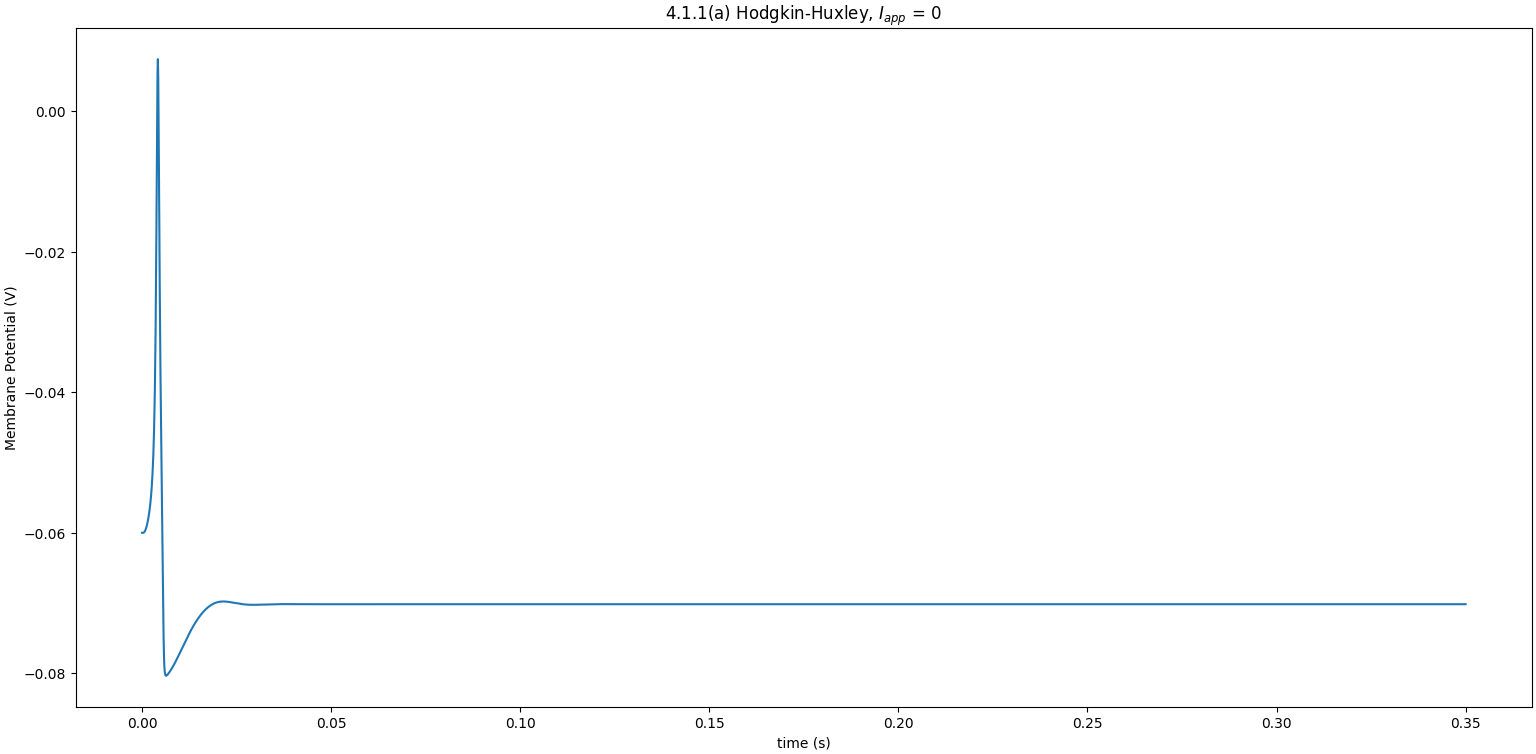

Source code (Python):
import random as r
import numpy as np
import matplotlib.pyplot as plt
import math as math

### parameters ###
Gleak = 30e-9 #S
maxGNa = 12e-6 #S
maxGK = 3.6e-6 #S
NaPot = 45e-3 #V
KPot = -82e-3 #V
leakPot = -60e-3 #V
Cmembrane = 100e-12 #F

### vectors ###
dt = 0.1e-3
duration = 0.35 #s
time = np.arange(0,duration+dt, dt)
Iapps = np.zeros(len(time))
V = np.ones(len(time)) * leakPot
m = np.zeros(len(time))
h = np.zeros(len(time))
n = np.zeros(len(time))

### gating variable rate constants ###
def alphaM(V):
    am = (1e5*(-V-0.045))/(math.exp(100*(-V-0.045))-1)
    # print(f"alphaM: {am:.4f}")
    return am
def betaM(V):
    bm = 4e3*math.exp((-V-0.07)/0.018)
    # print(f"betaM: {bm:.4f}")
    return bm

def alphaH(V):
    ah = 70*math.exp(50*(-V-0.07))
    # print(f"alphaH: {ah:.4f}")
    return ah
def betaH(V):
    bh = 1e3 / (1+math.exp(100*(-V-0.04)))
    # print(f"betaH: {bh:.4f}")
    return bh

def alphaN(V):
    if V == -0.06:
        return 0
    an = (1e4*(-V-0.06))/(math.exp(100*(-V-0.06))-1)
    # print(f"alphaN: {an:.4f}")
    return an
def betaN(V):
    bn = 125*math.exp((-V-0.07)/0.08)
    # print(f"betaN: {bn:.4f}")
    return bn

### system of ODEs ###
def mdot(i):
    return alphaM(V[i])*(1-m[i]) - betaM(V[i])*m[i]
def hdot(i):
    return alphaH(V[i])*(1-h[i]) - betaH(V[i])*h[i]
def ndot(i):
    return alphaN(V[i])*(1-n[i]) - betaN(V[i])*n[i]
def Vdot(i):
    return (Gleak*(leakPot-V[i]) + maxGNa*m[i]**3*h[i]*(NaPot-V[i]) + maxGK*n[i]**4*(KPot-V[i]) + Iapps[i])/Cmembrane

### Forward Euler ###
for i in range(1, len(time)):
    V[i] = V[i-1] + dt*Vdot(i-1)
    m[i] = m[i-1] + dt*mdot(i-1)
    h[i] = h[i-1] + dt*hdot(i-1)
    n[i] = n[i-1] + dt*ndot(i-1)
    # print(f"V: {V[i]:.5f} m: {m[i]:.5f} h: {h[i]:.5f} n: {n[i]:.5f}")

### plot it ###
plt.figure(layout = 'constrained')
plt.plot(time, V)
plt.xlabel("time (s)")
plt.ylabel("Membrane Potential (V)")
plt.title("4.1.1(a) Hodgkin-Huxley, $I_{app}$ = 0")
plt.show()
plt.close()
